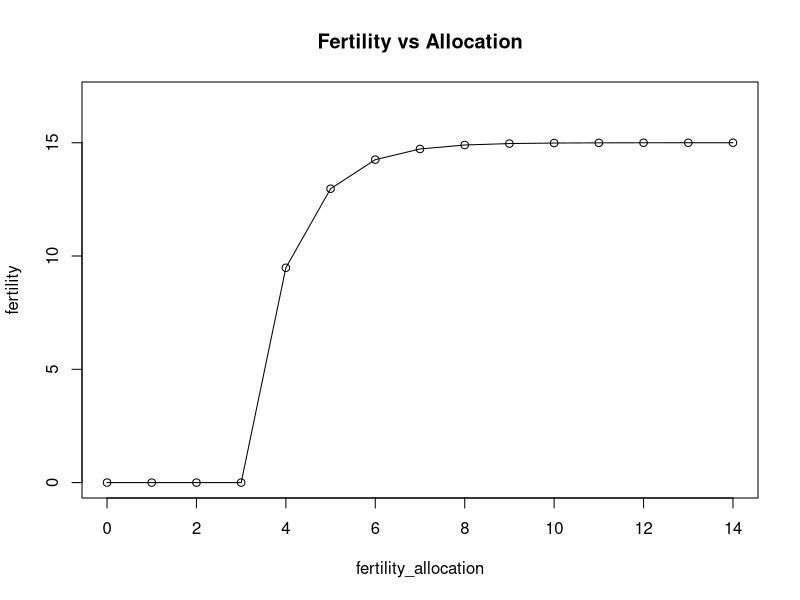

Reproduce this figure in R.
# this script plots fertility as a function of fertility allocation, based on a law of diminishing returns (see Rogers 1990 p.483 and Figure 1)

rm(list = ls())

num_class <- 15
max_offspring <- 15
starvation_threshold <- 3
fertility_allocation <- 0:(num_class - 1)

fertility <- max_offspring * (1 - exp(-(fertility_allocation - starvation_threshold)))

fertility <- pmax(fertility, 0) # clip at 0

plot(fertility_allocation, fertility, type = "l", lty = 1, ylim = c(0, max_offspring + 2), main = "Fertility vs Allocation")
points(fertility_allocation, fertility)